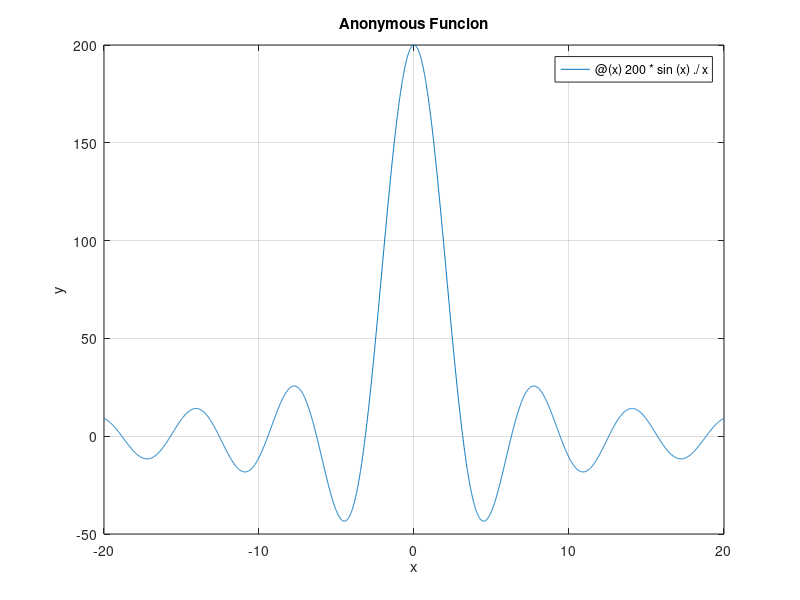

Write the MATLAB code that produced this figure.
clc; clear;

y = @(x) 200*sin(x)./x;
fplot(y, [-20 20]);
title('Anonymous Funcion');
xlabel('x'); ylabel('y');
grid on;